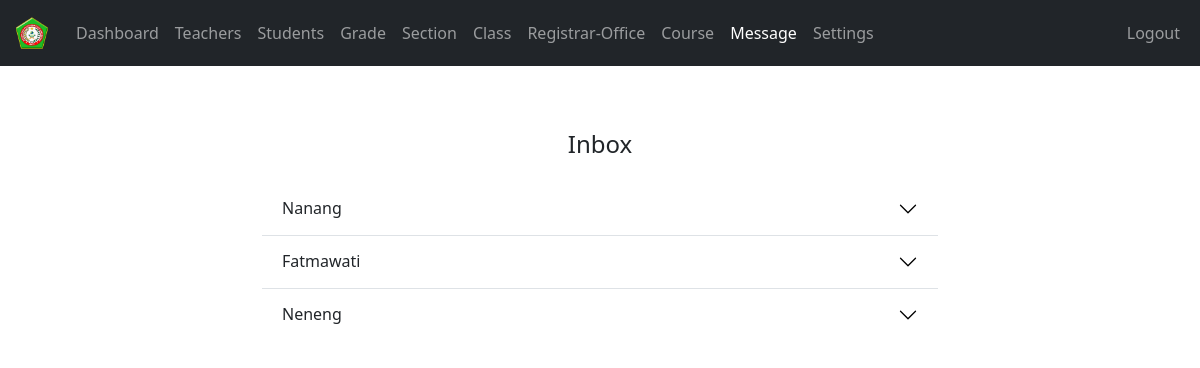
/admin/message.php (signed in), run on the app's committed database.
### tables this page shows
CREATE TABLE `message` (
  `message_id` int(11) NOT NULL,
  `sender_full_name` varchar(100) NOT NULL,
  `sender_email` varchar(255) NOT NULL,
  `message` text NOT NULL,
  `date_time` datetime NOT NULL DEFAULT current_timestamp()
);

### admin/data/message.php (called while the page is built)
<?php
function getAllMessages($conn){
   $sql = "SELECT * FROM message ORDER BY message_id DESC";
   $stmt = $conn->prepare($sql);
   $stmt->execute();
   if ($stmt->rowCount() >= 1) {
     $messages = $stmt->fetchAll();
     return $messages;
   }else {
    return 0;
   }
}

### admin/message.php (the view, shortened to what this page needs)
<?php
if (isset($_SESSION['admin_id']) &&
    isset($_SESSION['role'])) {
    if ($_SESSION['role'] == 'Admin') {
       include "../DB_connection.php";
       include "data/message.php";
       $messages = getAllMessages($conn);
 ?>
<!DOCTYPE html>
<html lang="en">
<head>
	<link rel="stylesheet" href="https://cdn.jsdelivr.net/npm/bootstrap@5.2.0/dist/css/bootstrap.min.css">
	<link rel="stylesheet" href="../css/style.css">
  <link rel="stylesheet" href="https://cdnjs.cloudflare.com/ajax/libs/font-awesome/4.7.0/css/font-awesome.min.css">
</head>
<body>
    <?php
        include "inc/navbar.php";
        if ($messages != 0) {
     ?>
     <div class="container mt-5" style="width: 90%; max-width: 700px;">
        <h4 class="text-center p-3">Inbox</h4>
        <div class="accordion accordion-flush" id="accordionFlushExample_<?=$message['message_id']?>">
          <?php foreach ($messages as $message) { ?>
          <div class="accordion-item">
            <h2 class="accordion-header" id="flush-heading_<?=$message['message_id']?>">
              <button class="accordion-button collapsed" type="button" data-bs-toggle="collapse" data-bs-target="#flush-collapse_<?=$message['message_id']?>" aria-expanded="false" aria-controls="flush-collapse_<?=$message['message_id']?>">
                <?=$message['sender_full_name']?>
              </button>
            </h2>
          </div>
          <?php } ?>
        </div>
         <?php } ?>
     </div>
</body>
</html>
<?php
  }else {
    header("Location: ../login.php");
    exit;
  }
}else {
	header("Location: ../login.php");
	exit;
}
?>

### data on the page
message: sender_full_name "Nanang"
message: sender_full_name "Fatmawati"
message: sender_full_name "Neneng"
